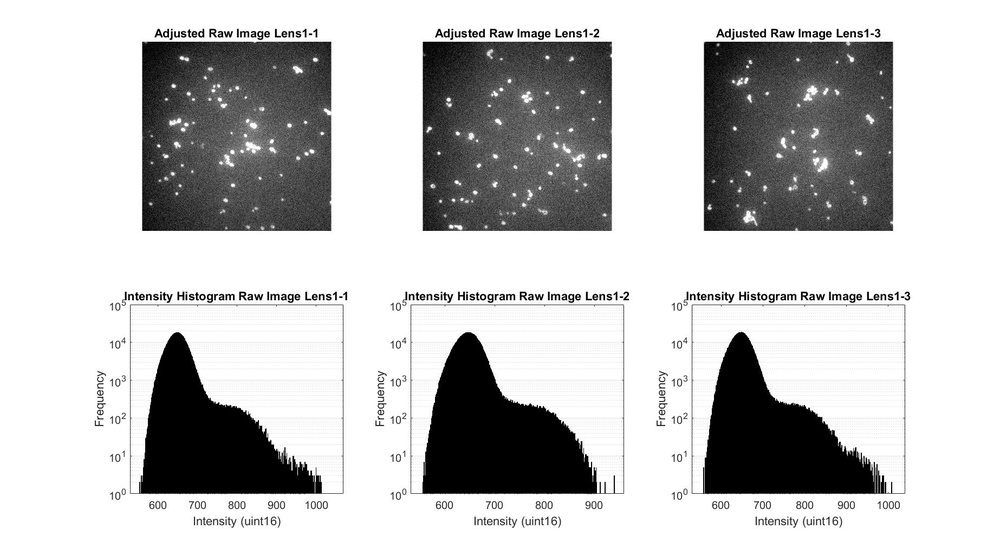
%> input picture Examples/George/ImageProcessing/Lens1-raw.jpg, 1000 x 555 px, shrunk from 1846 x 1024 before the run
$ octave --eval "result = rightfun('Lens1-raw.jpg');"   (GNU Octave 9; MATLAB toolbox functions it lacks are replaced by stand-ins)
%> lines starting %> are read from the running program, lines starting %| are printed output that depends on the picture; in (x1, y1, x2, y2) boxes, pixels count from 0 and x2, y2 are one past the last pixel; in counts of white or black regions, pixels touching at a corner belong together; the program's own positions count from 1
function [bisample,Ito]=rightfun(filename,rforgaussion,rforclosing)
%> called with filename = 'Lens1-raw.jpg'
warning('off');
if ischar(filename)
    sample=(imread(filename));
%> sample is the input picture: size 555x1000x3 uint8; min 0, max 255, mean 194.4
else
    sample=filename;
end
%sample=imadjust(sample);
if (nargin<3)
    rforclosing=ceil(min(size(sample,1),size(sample,2))/1000);
%> rforclosing = 1
    if (nargin<2)
        rforgaussion=0;
    end
end

% initial saddle plot
if (size(sample,3)>1)
    gsample=rgb2gray(sample);
else
    gsample=sample;
end
if (rforgaussion)
    I=double(imgaussfilt(gsample,rforgaussion));
else
    I=double(gsample);
end
Ia=I(3:end,2:end-1)+I(1:end-2,2:end-1)-I(2:end-1,1:end-2)-I(2:end-1,3:end);
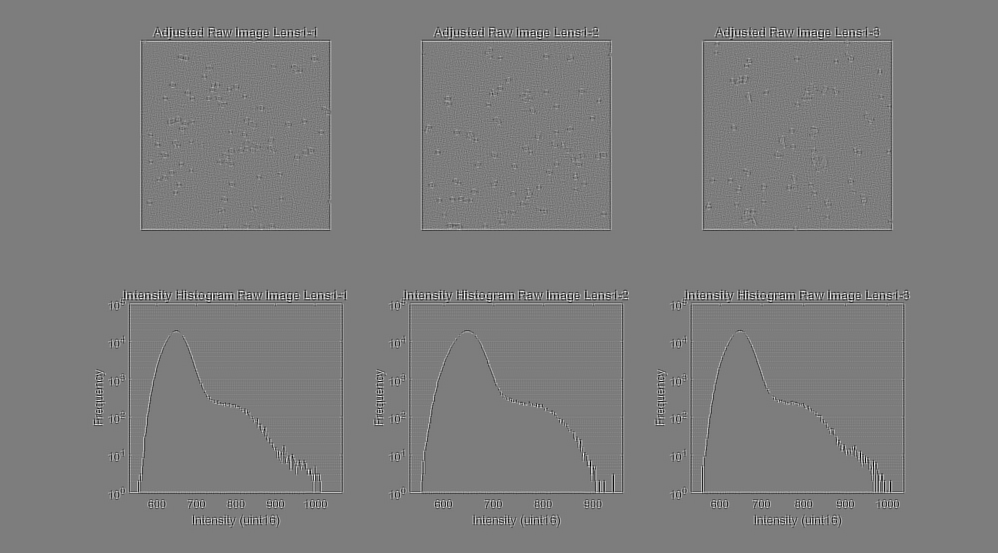
%> Ia: size 553x998 double; min -443, max 459, mean 0; drawn with min black and max white
Ib=I(3:end,3:end)+I(1:end-2,1:end-2)-I(1:end-2,3:end)-I(3:end,1:end-2);
Ito=(Ia.^2+Ib.^2/4).^0.5;%./(I(2:end-1,2:end-1)+1);
I([1,end],:,:)=[];
%> I: size 553x1000 double
I(:,[1,end],:)=[];
%> I: size 553x998 double
Ito=I.*Ito/max(Ito(:));
Ito=uint16(Ito/max(Ito(:))*(2^16-1));
%> Ito: size 553x998 uint16
figure, imshowpair(gsample,Ito,'montage');

% closed saddle plot

IIto=Ito;
Ito = imfill(Ito,'holes');
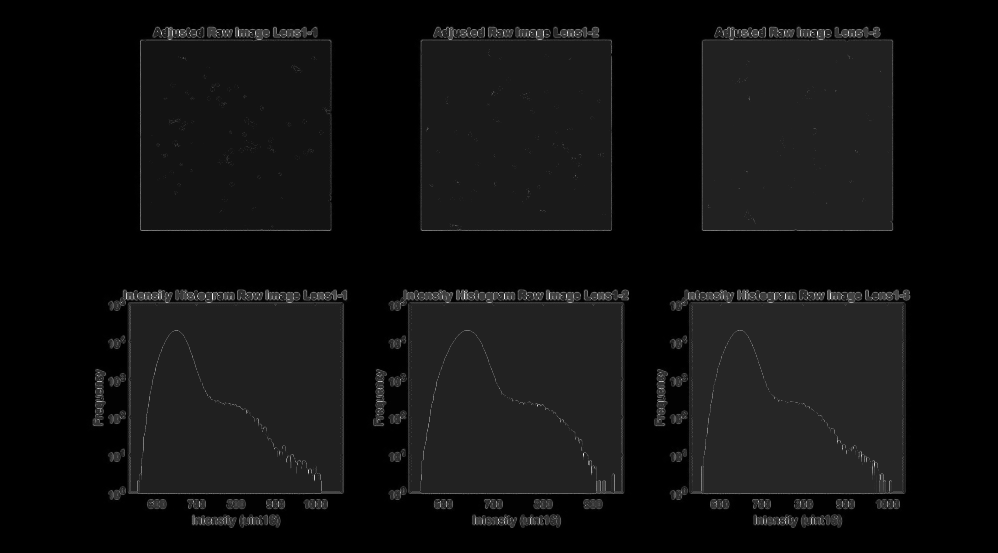
%> Ito: size 553x998 uint16; min 0, max 65535, mean 4211.9; drawn with min black and max white
Ito=imopen(Ito, strel('disk', rforclosing));
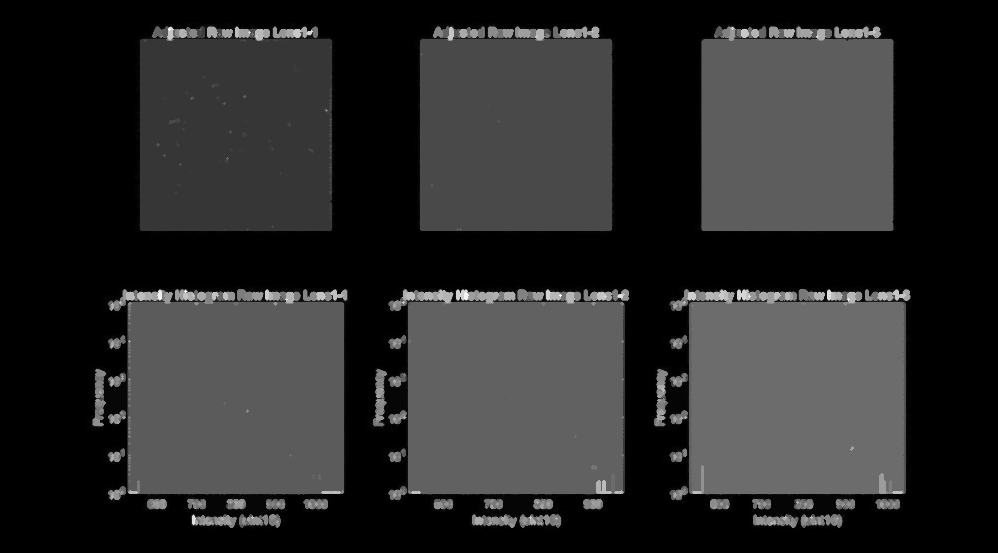
%> Ito: size 553x998 uint16; min 0, max 23387, mean 3923.6; drawn with min black and max white

Ito=imclose(Ito, strel('disk', rforclosing));
Ito=imclearborder(Ito,8);
Ito=~imbinarize(Ito);
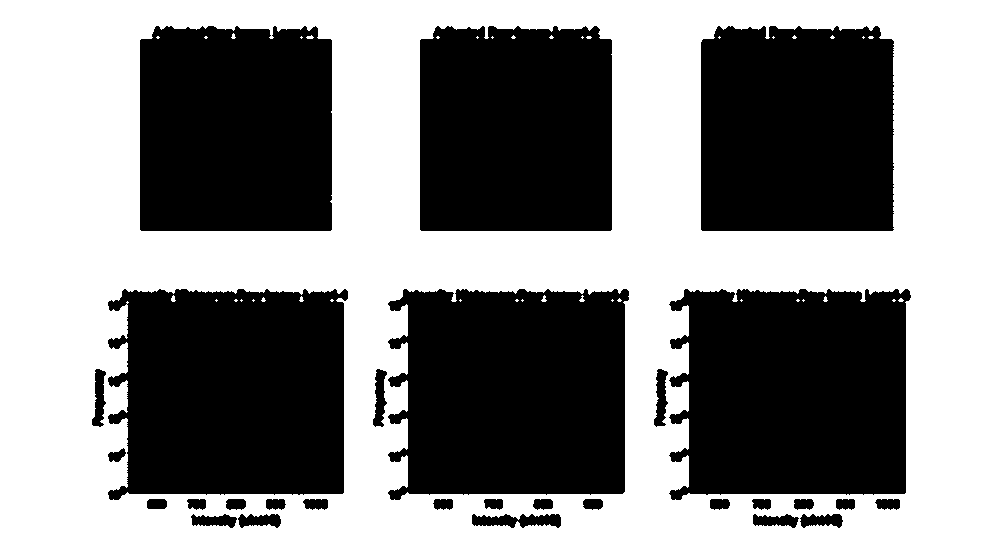
%> Ito: size 553x998 logical; 53.4% white; 29 black regions, largest, box (x1, y1, x2, y2) and area: (388, 289, 629, 500) 44961, (669, 289, 911, 500) 44956, (108, 289, 348, 500) 44640

figure, imshowpair(~Ito,IIto,'montage');
%> after `imshowpair(~Ito,IIto,'montage')`:
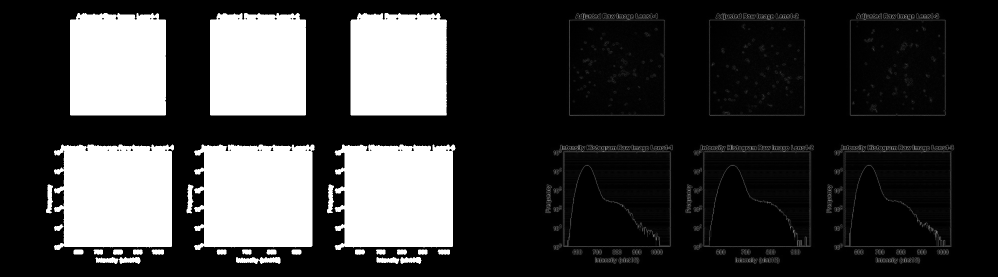
%> displayed picture: size 553x1996, on the screen's scale of 0 to 255 (shown at 1/2 size); min 0, max 255, mean 61.8

sample([1,end],:,:)=[];
%> sample: size 553x1000x3 uint8
sample(:,[1,end],:)=[];
%> sample: size 553x998x3 uint8

fadesample=sample;
fadesample(repmat(Ito,1,1,size(sample,3)))=0;
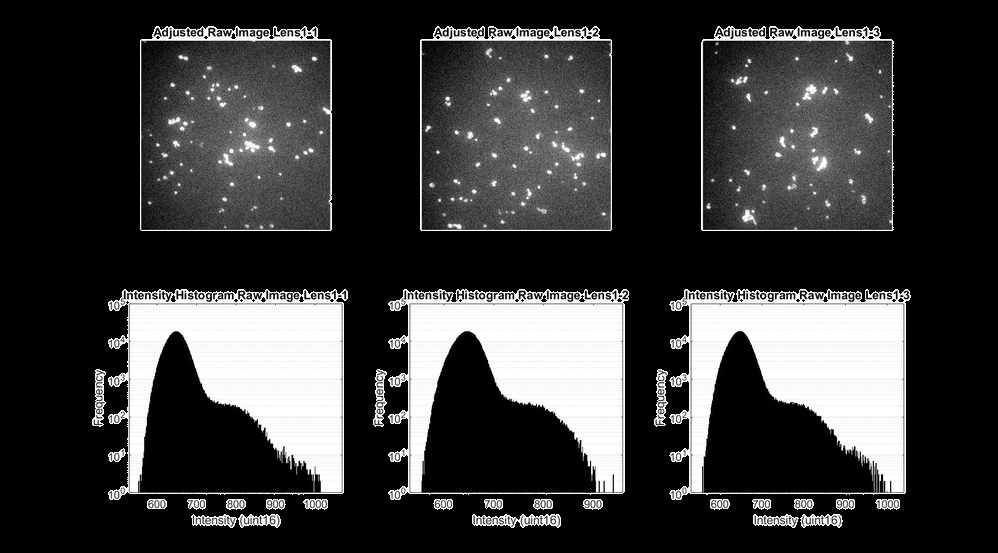
%> fadesample: size 553x998x3 uint8; min 0, max 255, mean 57.9
figure, imshow([sample,fadesample]);
%> after `imshow([sample,fadesample])`:
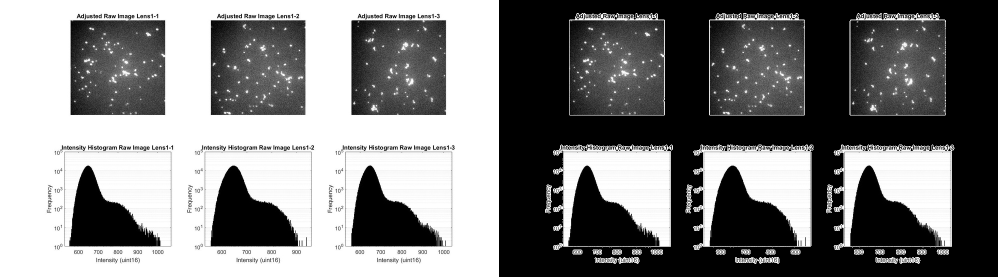
%> displayed picture: size 553x1996x3, on the screen's scale of 0 to 255 (shown at 1/2 size); min 0, max 255, mean 126

bIto=Ito;
bisample=sample;
bisample(repmat(Ito,1,1,size(sample,3)))=0;
figure, imshow([sample,bisample]);

end

$ run again, on Examples/George/ImageProcessing/Segmentation.jpg
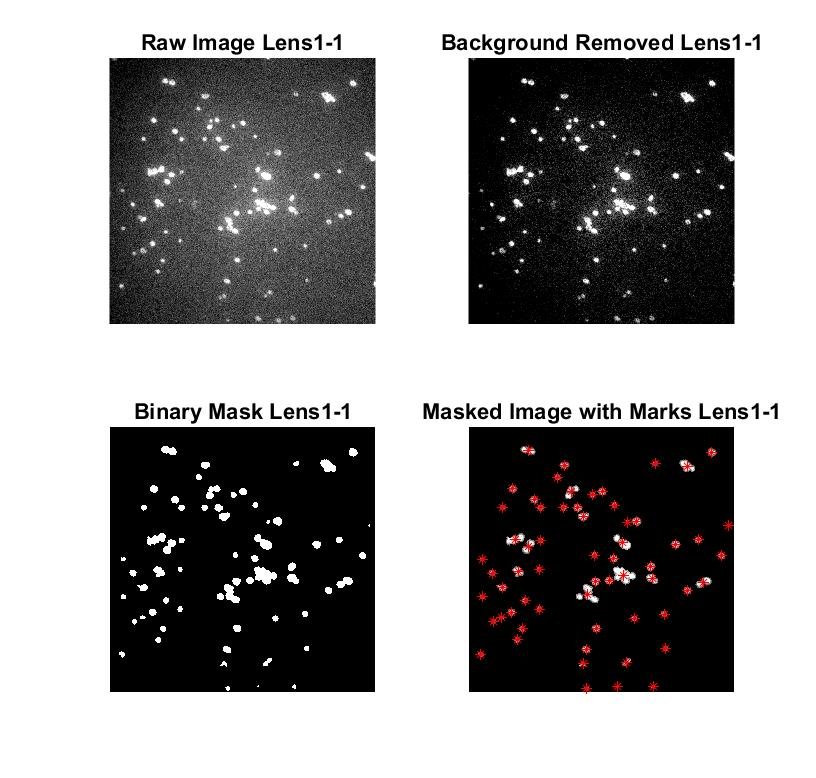
%> input picture Examples/George/ImageProcessing/Segmentation.jpg, 816 x 778 px
%> in rightfun, sample is the input picture: size 778x816x3 uint8; mean R, G, B 152.1, 151.3, 151.3
%> in rightfun, `Ito=~imbinarize(Ito);`:
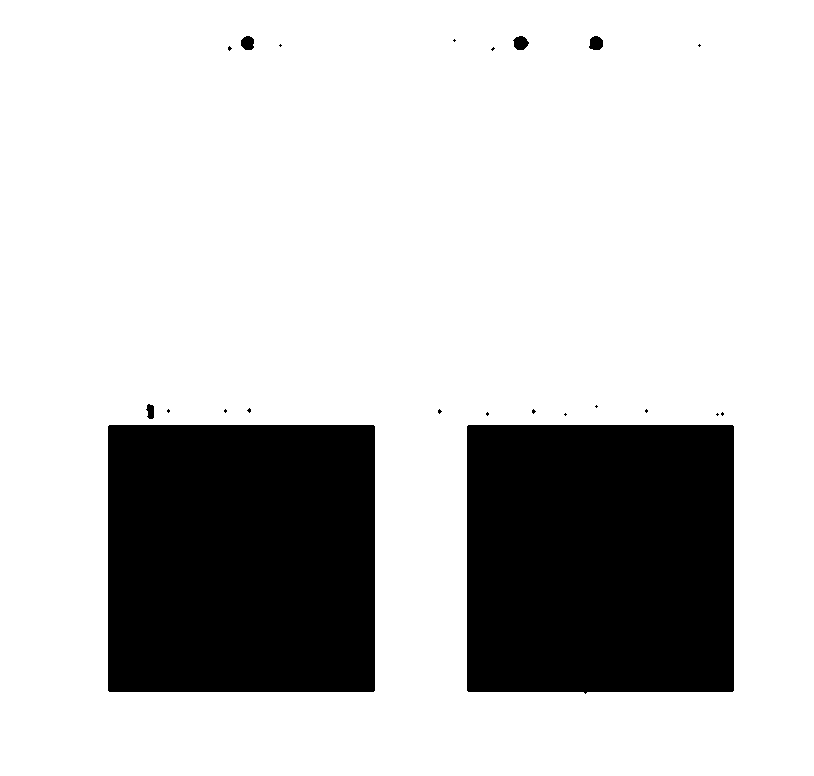
%> Ito: size 776x814 logical; 77.3% white; 22 black regions (16 under 20 px), largest, box (x1, y1, x2, y2) and area: (467, 425, 734, 694) 71289, (108, 425, 375, 692) 71285, (513, 36, 529, 50) 163, (589, 36, 603, 50) 157, (241, 36, 254, 50) 149, (146, 404, 154, 419) 91
%> in rightfun, `imshow([sample,fadesample])`:
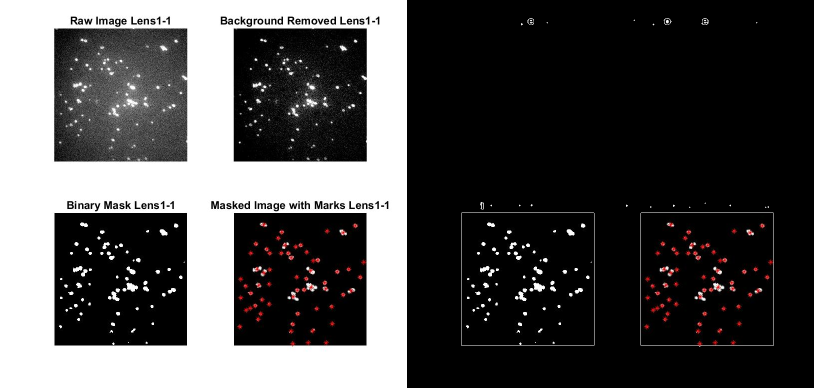
%> displayed picture: size 776x1628x3, on the screen's scale of 0 to 255 (shown at 1/2 size); mean R, G, B 77.7, 76.9, 76.9
